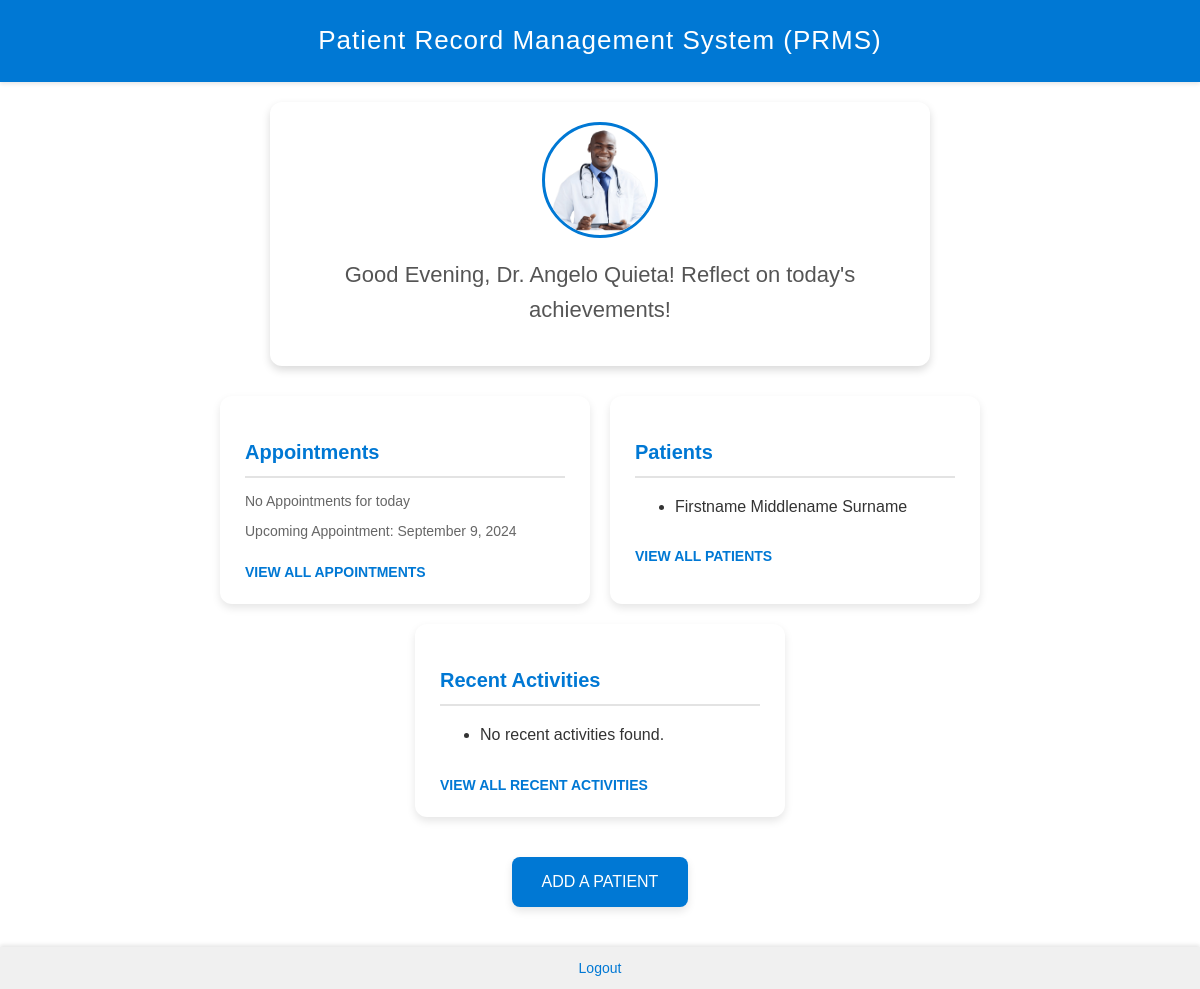
The page /home/ (signed in) on the database as committed earlier.
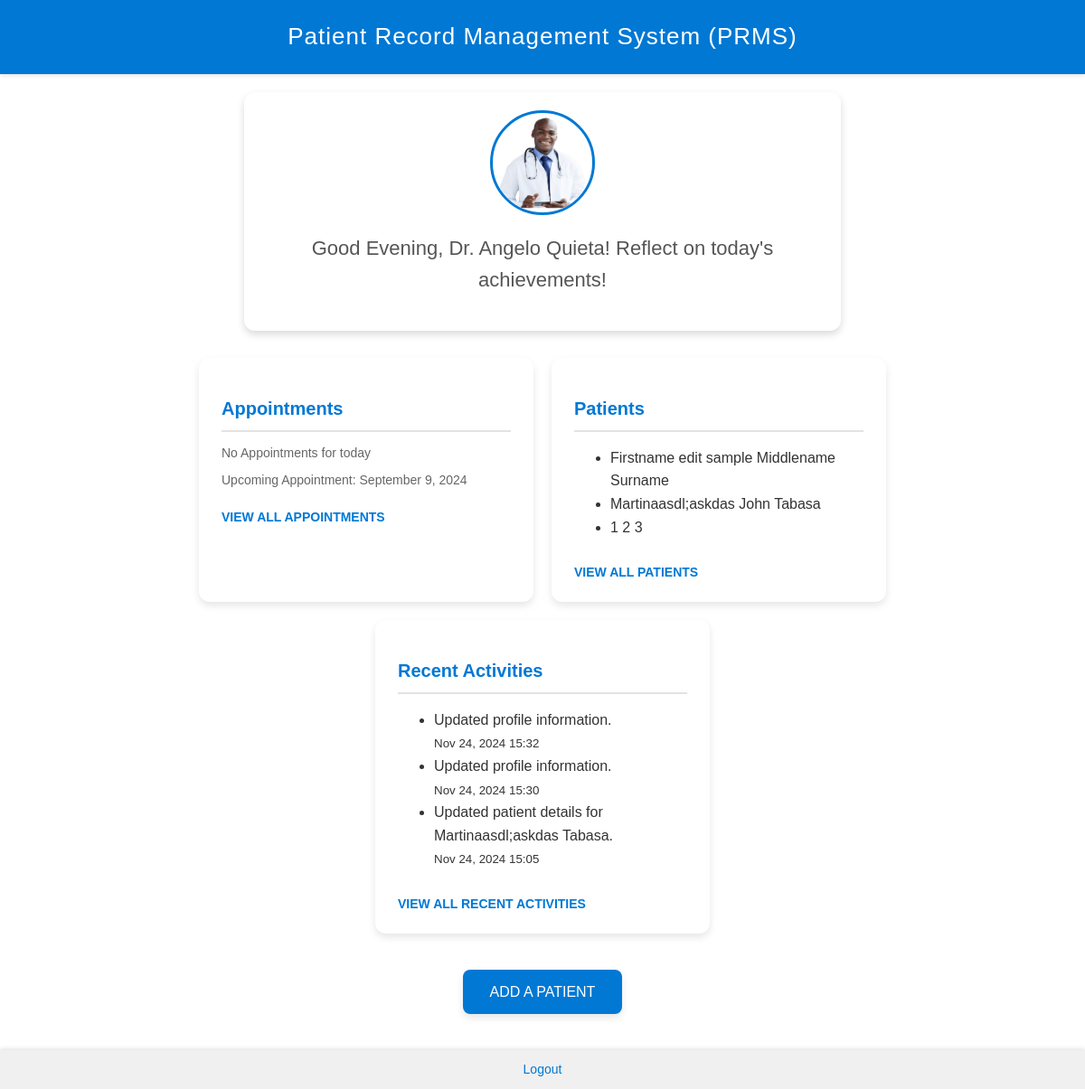
The same page on the database as committed later.
### doctor/models.py (models this page shows, shortened)
class Doctor(models.Model):
    username = models.CharField(max_length=100, unique=True)
    password = models.CharField(max_length=100)
    email = models.EmailField(unique=True)
    first_name = models.CharField(max_length=50)
    middle_name = models.CharField(max_length=50, blank=True, null=True)
    last_name = models.CharField(max_length=50)
    birthday = models.DateField(null=True, blank=True)
    gender = models.CharField(max_length=10, null=True, blank=True)
    specialization = models.CharField(max_length=100)
    hospital_assigned = models.CharField(max_length=255, blank=True, default="")

class Patient(models.Model):
    SEX_CHOICES = [
        ('', 'Select Sex'),  # This will show as the default option
        ('Male', 'Male'),
        ('Female', 'Female'),
    ]
    doctor = models.ForeignKey(Doctor, on_delete=models.CASCADE, related_name='patients')
    first_name = models.CharField(max_length=50)
    middle_name = models.CharField(max_length=50)
    last_name = models.CharField(max_length=50)
    age = models.IntegerField()
    sex = models.CharField(max_length=6, choices=SEX_CHOICES, blank=False)
    phone_number = models.CharField(max_length=255, blank=True, default="Not provided")
    medical_history = models.TextField()
    created_at = models.DateTimeField(default=timezone.now)

class Activity(models.Model):
    doctor = models.ForeignKey(Doctor, on_delete=models.CASCADE, related_name='activities')
    description = models.TextField()
    timestamp = models.DateTimeField(auto_now_add=True)

### doctor/views.py (the view)
# urls.py: path('home/', views.doctor_home_view, name='home'),
def doctor_home_view(request):
    doctor_id = doctor_logged_in(request)
    doctor = get_object_or_404(Doctor, id=doctor_id)
    patients = doctor.patients.all()
    activities = doctor.activities.order_by('-timestamp')[:3]  # Fetch the latest 3 activities
    return render(request, 'home.html', {'doctor': doctor, 'patients': patients, 'activities': activities})

### doctor/views.py (called while the page is built)
def doctor_logged_in(request):
    doctor_id = request.session.get('doctor_id')
    if not doctor_id:
        return redirect('login')
    return doctor_id

### doctor/templates/home.html (shortened to what this page needs)
{% load static %}
<!DOCTYPE html>
<html lang="en">
<head>
    <link rel="stylesheet" href="{% static 'home.css' %}">
</head>
<body>
    <header>
        <h1>Patient Record Management System (PRMS)</h1>
    </header>
    {% block profile %}
    <section class="profile-section">
        <img src="{% static 'images/profile-placeholder.png' %}" alt="Profile Picture" onclick="window.location.href='http://127.0.0.1:8000/profile/';" class="profile-picture">
        {% now "H" as current_time %}
        {% if current_time|add:"0"|floatformat:0 < 12 %}
            <h2>Good Morning, Dr. {{ doctor.first_name }} {{ doctor.last_name }}! Ready to make a difference today?</h2>
        {% elif current_time|add:"0"|floatformat:0 < 18 %}
            <h2>Good Afternoon, Dr. {{ doctor.first_name }} {{ doctor.last_name }}! Let's continue to provide excellent care!</h2>
        {% else %}
            <h2>Good Evening, Dr. {{ doctor.first_name }} {{ doctor.last_name }}! Reflect on today's achievements!</h2>
        {% endif %}
    </section>
    {% endblock %}
    <main class="content-container">
        {% block content %}
        <article class="card appointments-card">
            <h3>Appointments</h3>
            <p>No Appointments for today</p>
            <p>Upcoming Appointment: September 9, 2024</p>
            <a href="{% url 'appointments' %}" class="view-link">VIEW ALL APPOINTMENTS</a>
        </article>
        <article class="card patients-card">
            <h3>Patients</h3>
            <ul>
                {% for patient in patients|slice:":4" %}
                    <li>{{ patient.first_name }} {{ patient.middle_name }} {{ patient.last_name }}</li>
                {% empty %}
                    <p>No Patients Found.</p>
                {% endfor %}
            </ul>
            <a href="{% url 'patients' %}" class="view-link">VIEW ALL PATIENTS</a>
        </article>
        <article class="card activities-card">
            <h3>Recent Activities</h3>
            <ul>
                {% for activity in activities %}
                    <li>{{ activity.description }} <br><small>{{ activity.timestamp|date:"M d, Y H:i" }}</small></li>
                {% empty %}
                    <li>No recent activities found.</li>
                {% endfor %}
            </ul>
            <a href="{% url 'activities' %}" class="view-link">VIEW ALL RECENT ACTIVITIES</a>
        </article>
        {% endblock %}
    </main>
    {% block add_button %}
    <div class="add-button-container">
        <a href="{% url 'add_patient' %}" class="add-patient-btn">ADD A PATIENT</a>
    </div>
    {% endblock %}
    <footer>
        <a href="{% url 'logout' %}" class="logout-link">Logout</a>
    </footer>
</body>
</html>

### doctor/static/home.css (style rules this page uses)
body { font-family: 'Roboto', sans-serif; margin: 0; padding: 0; display: flex; flex-direction: column; align-items: center; background-color: #f4f9fc; color: #333; line-height: 1.6; }
header { width: 100%; padding: 20px 0; background-color: #0078d4; color: #ffffff; text-align: center; box-shadow: 0 2px 4px rgba(0, 0, 0, 0.1); }
header h1 { margin: 0; font-size: 26px; letter-spacing: 1px; font-weight: 500; }
.profile-section { text-align: center; margin-top: 20px; padding: 20px 30px; background-color: #ffffff; border-radius: 12px; box-shadow: 0 4px 8px rgba(0, 0, 0, 0.15); width: 90%; max-width: 600px; }
.profile-section img { border-radius: 50%; width: 110px; height: 110px; border: 3px solid #0078d4; cursor: pointer; transition: transform 0.2s ease-in-out; }
.profile-section h2 { margin-top: 12px; font-size: 22px; font-weight: 500; color: #555; }
.content-container { display: flex; justify-content: center; flex-wrap: wrap; width: 90%; max-width: 1200px; margin-top: 30px; gap: 20px; }
.card { background-color: #ffffff; padding: 20px 25px; border-radius: 12px; box-shadow: 0 4px 8px rgba(0, 0, 0, 0.1); width: 30%; max-width: 320px; text-align: left; transition: transform 0.2s ease-in-out; }
.card h3 { color: #0078d4; font-size: 20px; margin-bottom: 12px; border-bottom: 2px solid #e3e3e3; padding-bottom: 8px; }
.card p { font-size: 14px; color: #666; margin: 8px 0; }
.card a.view-link { display: inline-block; margin-top: 10px; color: #0078d4; font-weight: bold; text-decoration: none; font-size: 14px; }
.add-button-container { text-align: center; margin-top: 40px; }
.add-patient-btn { display: inline-block; padding: 12px 30px; background-color: #0078d4; color: #ffffff; border: none; border-radius: 8px; font-size: 16px; font-weight: 500; text-decoration: none; cursor: pointer; box-shadow: 0 4px 8px rgba(0, 0, 0, 0.1); transition: background-color 0.2s ease-in-out, transform 0.2s ease-in-out; }
footer { margin-top: 40px; padding: 10px 0; font-size: 14px; color: #666; text-align: center; width: 100%; background-color: #f0f0f0; box-shadow: 0 -2px 4px rgba(0, 0, 0, 0.1); }
footer a.logout-link { color: #0078d4; font-weight: 500; text-decoration: none; transition: color 0.2s ease-in-out; }

Rows that differ between the two databases and show on the page:
changed Patient "Middlename": first_name "Firstname" → "Firstname edit sample"
added Patient: first_name "Martinaasdl;askdas", middle_name "John", last_name "Tabasa"
added Patient: first_name "1", middle_name "2", last_name "3"
added Activity: description "Updated profile information.", timestamp "Nov 24, 2024 15:32"
added Activity: description "Updated profile information.", timestamp "Nov 24, 2024 15:30"
added Activity: description "Updated patient details for Martinaasdl;askdas Tabasa.", timestamp "Nov 24, 2024 15:05"
Other text that changed with them:
text no longer shown: "No recent activities found."
